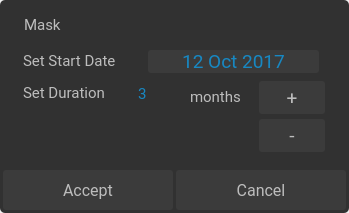
<?xml version="1.0" encoding="UTF-8"?>
<ui version="4.0">
 <class>MaskWindowReminderClinical</class>
 <widget class="QDialog" name="MaskWindowReminderClinical">
  <property name="geometry">
   <rect>
    <x>0</x>
    <y>0</y>
    <width>349</width>
    <height>213</height>
   </rect>
  </property>
  <property name="windowTitle">
   <string>Dialog</string>
  </property>
  <property name="styleSheet">
   <string notr="true"/>
  </property>
  <widget class="QPushButton" name="maskAccept">
   <property name="geometry">
    <rect>
     <x>3</x>
     <y>170</y>
     <width>170</width>
     <height>40</height>
    </rect>
   </property>
   <property name="font">
    <font>
     <family>Roboto</family>
     <pointsize>12</pointsize>
    </font>
   </property>
   <property name="focusPolicy">
    <enum>Qt::NoFocus</enum>
   </property>
   <property name="styleSheet">
    <string notr="true">QPushButton {
background-color:#3B3B3B;
color:#BDBDBD;
border:none;
border-radius:3px;
}
QPushButton:pressed {
background-color:#606060;
color:#BDBDBD;
border:none;
border-radius:3px;
}
</string>
   </property>
   <property name="text">
    <string>Accept</string>
   </property>
  </widget>
  <widget class="QLabel" name="maskDurationUnit">
   <property name="geometry">
    <rect>
     <x>190</x>
     <y>87</y>
     <width>61</width>
     <height>20</height>
    </rect>
   </property>
   <property name="font">
    <font>
     <family>Roboto</family>
     <pointsize>11</pointsize>
    </font>
   </property>
   <property name="styleSheet">
    <string notr="true">color:#BDBDBD</string>
   </property>
   <property name="text">
    <string>months</string>
   </property>
  </widget>
  <widget class="QPushButton" name="maskSetDate">
   <property name="geometry">
    <rect>
     <x>148</x>
     <y>50</y>
     <width>171</width>
     <height>23</height>
    </rect>
   </property>
   <property name="font">
    <font>
     <family>Roboto</family>
     <pointsize>14</pointsize>
    </font>
   </property>
   <property name="focusPolicy">
    <enum>Qt::NoFocus</enum>
   </property>
   <property name="styleSheet">
    <string notr="true">QPushButton {
background-color:#3B3B3B;
color:#1788C3;
border:none;
border-radius:3px;
}
QPushButton:pressed {
background-color:#606060;
color:#1788C3;
border:none;
border-radius:3px;
}
</string>
   </property>
   <property name="text">
    <string>12 Oct 2017</string>
   </property>
  </widget>
  <widget class="QLabel" name="maskSetDurationTitle">
   <property name="geometry">
    <rect>
     <x>23</x>
     <y>84</y>
     <width>91</width>
     <height>18</height>
    </rect>
   </property>
   <property name="font">
    <font>
     <family>Roboto</family>
     <pointsize>11</pointsize>
    </font>
   </property>
   <property name="styleSheet">
    <string notr="true">color:#BDBDBD</string>
   </property>
   <property name="text">
    <string>Set Duration</string>
   </property>
  </widget>
  <widget class="QPushButton" name="maskIncrement">
   <property name="geometry">
    <rect>
     <x>259</x>
     <y>81</y>
     <width>66</width>
     <height>33</height>
    </rect>
   </property>
   <property name="font">
    <font>
     <family>Roboto</family>
     <pointsize>14</pointsize>
    </font>
   </property>
   <property name="focusPolicy">
    <enum>Qt::NoFocus</enum>
   </property>
   <property name="styleSheet">
    <string notr="true">QPushButton {
background-color:#3B3B3B;
color:#BDBDBD;
border:none;
border-radius:3px;
}
QPushButton:pressed {
background-color:#606060;
color:#BDBDBD;
border:none;
border-radius:3px;
}
</string>
   </property>
   <property name="text">
    <string>+</string>
   </property>
  </widget>
  <widget class="QLabel" name="maskTitle">
   <property name="geometry">
    <rect>
     <x>24</x>
     <y>16</y>
     <width>91</width>
     <height>31</height>
    </rect>
   </property>
   <property name="font">
    <font>
     <family>Roboto</family>
     <pointsize>11</pointsize>
    </font>
   </property>
   <property name="styleSheet">
    <string notr="true">color:#BDBDBD</string>
   </property>
   <property name="text">
    <string>Mask</string>
   </property>
   <property name="alignment">
    <set>Qt::AlignLeading|Qt::AlignLeft|Qt::AlignTop</set>
   </property>
  </widget>
  <widget class="QPushButton" name="maskCancel">
   <property name="geometry">
    <rect>
     <x>176</x>
     <y>170</y>
     <width>170</width>
     <height>40</height>
    </rect>
   </property>
   <property name="font">
    <font>
     <family>Roboto</family>
     <pointsize>12</pointsize>
    </font>
   </property>
   <property name="focusPolicy">
    <enum>Qt::NoFocus</enum>
   </property>
   <property name="styleSheet">
    <string notr="true">QPushButton {
background-color:#3B3B3B;
color:#BDBDBD;
border:none;
border-radius:3px;
}
QPushButton:pressed {
background-color:#606060;
color:#BDBDBD;
border:none;
border-radius:3px;
}
</string>
   </property>
   <property name="text">
    <string>Cancel</string>
   </property>
  </widget>
  <widget class="QLabel" name="maskDuration">
   <property name="geometry">
    <rect>
     <x>138</x>
     <y>79</y>
     <width>41</width>
     <height>29</height>
    </rect>
   </property>
   <property name="font">
    <font>
     <family>Roboto</family>
     <pointsize>11</pointsize>
    </font>
   </property>
   <property name="styleSheet">
    <string notr="true">color:#1788C3</string>
   </property>
   <property name="text">
    <string>3</string>
   </property>
  </widget>
  <widget class="QLabel" name="maskSetStartDateTitle">
   <property name="geometry">
    <rect>
     <x>23</x>
     <y>52</y>
     <width>101</width>
     <height>18</height>
    </rect>
   </property>
   <property name="font">
    <font>
     <family>Roboto</family>
     <pointsize>11</pointsize>
    </font>
   </property>
   <property name="styleSheet">
    <string notr="true">color:#BDBDBD</string>
   </property>
   <property name="text">
    <string>Set Start Date</string>
   </property>
  </widget>
  <widget class="QPushButton" name="maskDecrement">
   <property name="geometry">
    <rect>
     <x>259</x>
     <y>119</y>
     <width>66</width>
     <height>33</height>
    </rect>
   </property>
   <property name="font">
    <font>
     <family>Roboto</family>
     <pointsize>14</pointsize>
    </font>
   </property>
   <property name="focusPolicy">
    <enum>Qt::NoFocus</enum>
   </property>
   <property name="styleSheet">
    <string notr="true">QPushButton {
background-color:#3B3B3B;
color:#BDBDBD;
border:none;
border-radius:3px;
}
QPushButton:pressed {
background-color:#606060;
color:#BDBDBD;
border:none;
border-radius:3px;
}
</string>
   </property>
   <property name="text">
    <string>-</string>
   </property>
  </widget>
  <widget class="QFrame" name="frame">
   <property name="geometry">
    <rect>
     <x>0</x>
     <y>0</y>
     <width>349</width>
     <height>213</height>
    </rect>
   </property>
   <property name="styleSheet">
    <string notr="true">background-color: rgb(49, 49, 49);
border: 1px;
border-radius: 5px;</string>
   </property>
   <property name="frameShape">
    <enum>QFrame::StyledPanel</enum>
   </property>
   <property name="frameShadow">
    <enum>QFrame::Raised</enum>
   </property>
  </widget>
  <zorder>frame</zorder>
  <zorder>maskAccept</zorder>
  <zorder>maskDurationUnit</zorder>
  <zorder>maskSetDate</zorder>
  <zorder>maskSetDurationTitle</zorder>
  <zorder>maskIncrement</zorder>
  <zorder>maskTitle</zorder>
  <zorder>maskCancel</zorder>
  <zorder>maskDuration</zorder>
  <zorder>maskSetStartDateTitle</zorder>
  <zorder>maskDecrement</zorder>
 </widget>
 <resources/>
 <connections/>
</ui>
